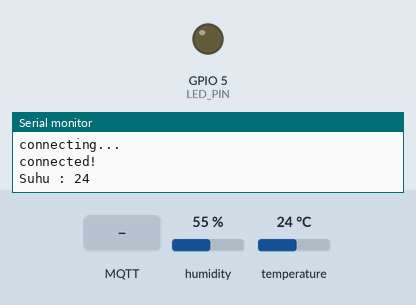
Bench run of a sketch on a simulated ESP32. Parts: output pins drawn as LEDs (lit = HIGH), the last lines printed to the serial monitor. The test bench sets the inputs (shaded band); at power-on: humidity 55 %, temperature 24 °C. WiFi joins after 1.5 s; servers stay silent unless stated; no MQTT or app messages arrive unless stated.

Above: at 3.2 s.
3.3 s: MQTT message "1" arrives on the first subscribed topic
At 5.7 s:
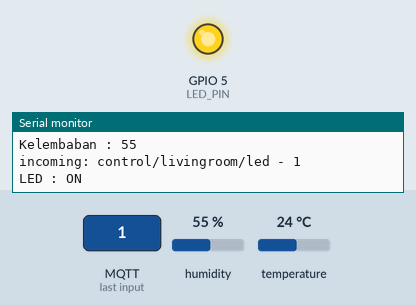
6.5 s: MQTT message "0" arrives on the first subscribed topic
At 9.5 s:
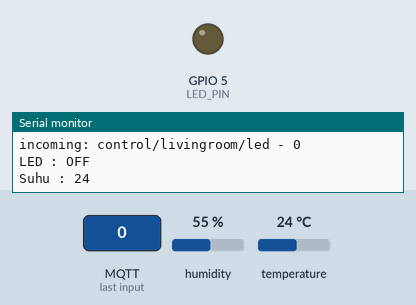
Timing chart, 0 to 11.0 s (numbered marks = the images above; inputs shaded):
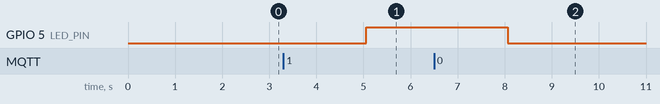

Measured:
- after the input at 3.3 s, GPIO 5 (LED_PIN): LOW → HIGH after 1.8 s
- after the input at 6.5 s, GPIO 5 (LED_PIN): HIGH → LOW after 1.6 s

The sketch:

sketch.ino
```cpp
// This example uses an ESP32 Development Board
// to connect to shiftr.io.
//
// You can check on your device after a successful
// connection here: https://www.shiftr.io/try.
//
// by Joël Gähwiler
// https://github.com/256dpi/arduino-mqtt

#include <WiFi.h>
#include <MQTT.h>
#include <DHT.h>

const char ssid[] = "Wokwi-GUEST";
const char pass[] = "";

WiFiClient net;
MQTTClient client;

unsigned long lastMillis = 0;

#define DHTPIN 2          // Mention the digital pin where you connected
#define DHTTYPE DHT22     // DHT 11
DHT dht(DHTPIN, DHTTYPE);
#define LED_PIN 5
#define WAKTUDHT 1000

unsigned long lastMsg = 0;
float nilaiKelembaban;
float nilaiTemperatur;
#define MSG_DHT (0)
char msg[MSG_DHT];


unsigned long timerDHT = 0;
int value = 0;

void connect() {
  Serial.print("checking wifi...");
  while (WiFi.status() != WL_CONNECTED) {
    Serial.print(".");
    delay(1000);
  }

  Serial.print("\nconnecting...");
  while (!client.connect("Livingroom","tugasiot","9SVwxjXIVUW5YXdx")) {
    Serial.print(".");
    delay(1000);
  }

  Serial.println("\nconnected!");

  client.subscribe("control/livingroom/led");
  // client.unsubscribe("/hello");
}

void messageReceived(String &topic, String &payload) {
  Serial.println("incoming: " + topic + " - " + payload);
  if (payload == "1"){
      Serial.println("LED : ON");
      digitalWrite(LED_PIN, HIGH);
  }
  else if(payload == "0"){
      Serial.println("LED : OFF");
      digitalWrite(LED_PIN, LOW);
    }

  }


  // Note: Do not use the client in the callback to publish, subscribe or
  // unsubscribe as it may cause deadlocks when other things arrive while
  // sending and receiving acknowledgments. Instead, change a global variable,
  // or push to a queue and handle it in the loop after calling `client.loop()`.}

void setup() {
  Serial.begin(115200);
  WiFi.begin(ssid, pass);

  // Note: Local domain names (e.g. "Computer.local" on OSX) are not supported
  // by Arduino. You need to set the IP address directly.
  client.begin("tugasiot.cloud.shiftr.io", net);
  // client.begin("broker.emqx.io", net);
  client.onMessage(messageReceived);
  pinMode(LED_PIN, OUTPUT);

  connect();
}

void loop() {
  client.loop();
  delay(1000);  // <- fixes some issues with WiFi stability
    if (!client.connected()) {
    connect();
  }


  // publish a message roughly every second.
 if ((millis() - timerDHT) > WAKTUDHT) {
    // Update the timer
    timerDHT = millis();

     nilaiKelembaban = dht.readHumidity();
    // Read temperature as Celsius (the default)
    nilaiTemperatur = dht.readTemperature();
    // Read temperature as Fahrenheit (isFahrenheit = true)
    float f = dht.readTemperature(false);

    // Check if any reads failed and exit early (to try again)
    if (isnan(nilaiKelembaban) || isnan(nilaiTemperatur) || isnan(f)) {
      Serial.println(F("Failed to read from DHT sensor!"));
      return;
    }

    int kelembaban = (int)nilaiKelembaban;
    // Read temperature as Celsius (the default)
    int temperatur = (int)nilaiTemperatur;
    Serial.print("Suhu : ");
    Serial.println(temperatur);

   delay(2000);
    snprintf (msg, MSG_DHT, "%s", itoa(temperatur,msg,10)); //ubah nilai int ke string
    client.publish("control/livingroom/suhu", msg, true,1); //publish message suhu
    snprintf (msg, MSG_DHT, "%s", itoa(kelembaban,msg,10)); //ubah nilai int ke string
    Serial.print("Kelembaban : ");
    Serial.println(kelembaban);
    client.publish("control/livingroom/kelembaban", msg, true,1); //publish message kelembaban

}
}
```
